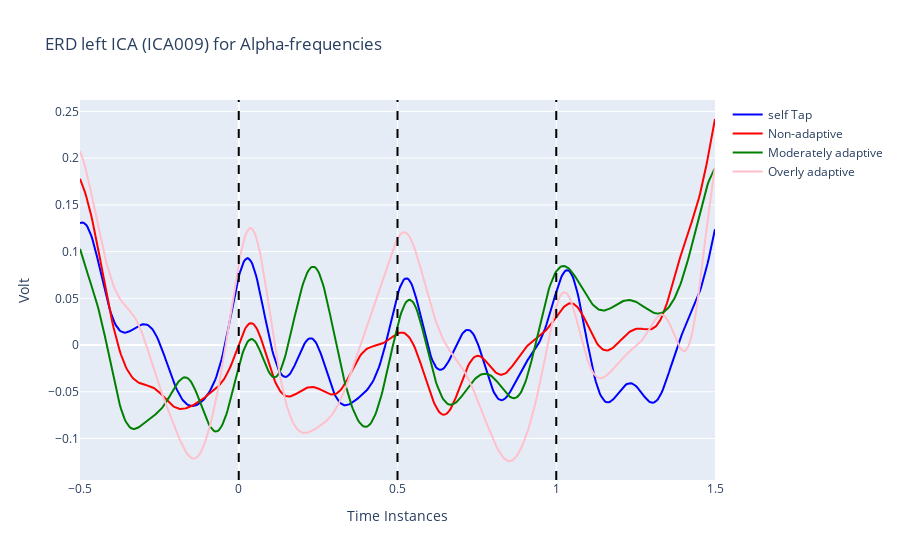
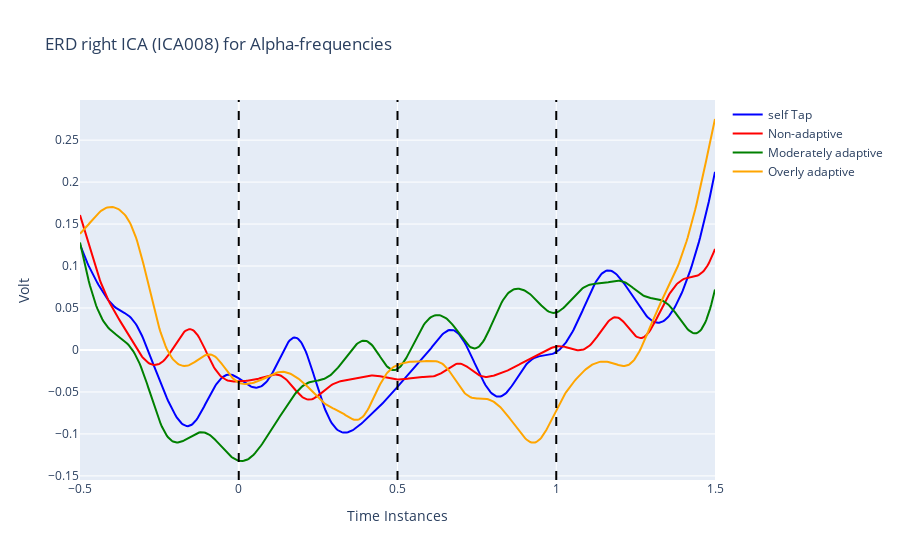
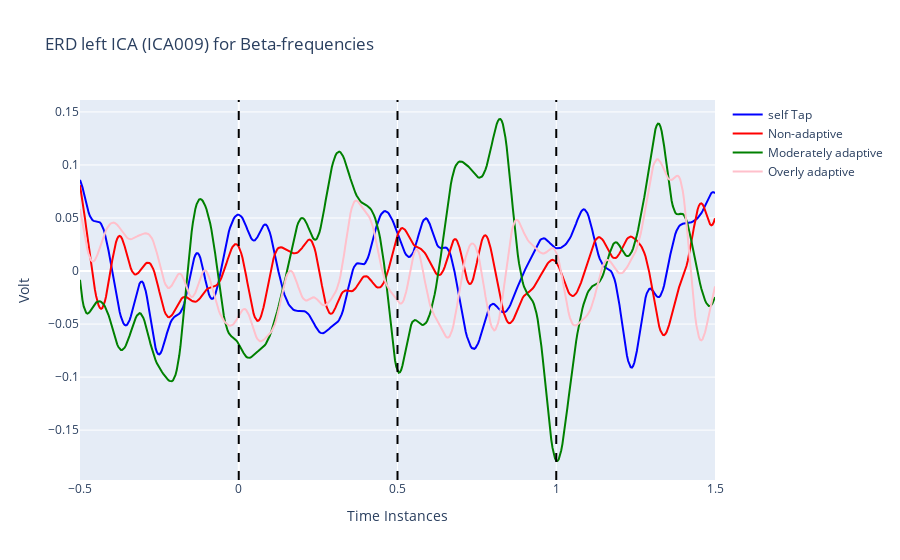
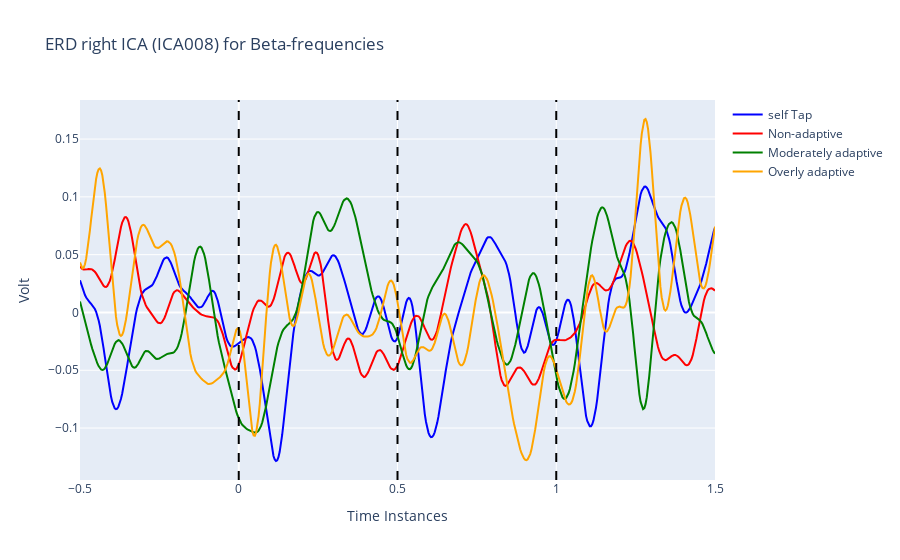

The code cell stored with these charts, in order, in its notebook:
### Code cell
import plotly.graph_objs as go

def plotERDS(Erdslist):
    # Unpack the ERDs data from the list
    alpha = [data[0] for data in Erdslist]
    beta = [data[1] for data in Erdslist]
    
    t1 = np.linspace(-0.5, 1.5, 513)  # time-axis

    # Plot 1: ICA Left Alpha
    fig1 = go.Figure()
    fig1.add_trace(go.Scatter(x=t1, y=alpha[0].data[1,0,:], mode='lines', name='self Tap', line=dict(color='blue')))
    fig1.add_trace(go.Scatter(x=t1, y=alpha[1].data[1,0,:], mode='lines', name='Non-adaptive', line=dict(color='red')))
    fig1.add_trace(go.Scatter(x=t1, y=alpha[2].data[1,0,:], mode='lines', name='Moderately adaptive', line=dict(color='green')))
    fig1.add_trace(go.Scatter(x=t1, y=alpha[3].data[1,0,:], mode='lines', name='Overly adaptive', line=dict(color='pink')))
    fig1.update_layout(title='ERD left ICA (ICA009) for Alpha-frequencies',
                       xaxis_title='Time Instances', yaxis_title='Volt')
    fig1.add_vline(x=0, line_dash="dash", line_color="black")
    fig1.add_vline(x=0.5, line_dash="dash", line_color="black")
    fig1.add_vline(x=1, line_dash="dash", line_color="black")
    fig1.show()

    # Plot 2: ICA Right Alpha
    fig2 = go.Figure()
    fig2.add_trace(go.Scatter(x=t1, y=alpha[0].data[0,0,:], mode='lines', name='self Tap', line=dict(color='blue')))
    fig2.add_trace(go.Scatter(x=t1, y=alpha[1].data[0,0,:], mode='lines', name='Non-adaptive', line=dict(color='red')))
    fig2.add_trace(go.Scatter(x=t1, y=alpha[2].data[0,0,:], mode='lines', name='Moderately adaptive', line=dict(color='green')))
    fig2.add_trace(go.Scatter(x=t1, y=alpha[3].data[0,0,:], mode='lines', name='Overly adaptive', line=dict(color='orange')))
    fig2.update_layout(title='ERD right ICA (ICA008) for Alpha-frequencies',
                       xaxis_title='Time Instances', yaxis_title='Volt')
    fig2.add_vline(x=0, line_dash="dash", line_color="black")
    fig2.add_vline(x=0.5, line_dash="dash", line_color="black")
    fig2.add_vline(x=1, line_dash="dash", line_color="black")
    fig2.show()

    # Plot 3: ICA Left Beta
    fig3 = go.Figure()
    fig3.add_trace(go.Scatter(x=t1, y=beta[0].data[1,0,:], mode='lines', name='self Tap', line=dict(color='blue')))
    fig3.add_trace(go.Scatter(x=t1, y=beta[1].data[1,0,:], mode='lines', name='Non-adaptive', line=dict(color='red')))
    fig3.add_trace(go.Scatter(x=t1, y=beta[2].data[1,0,:], mode='lines', name='Moderately adaptive', line=dict(color='green')))
    fig3.add_trace(go.Scatter(x=t1, y=beta[3].data[1,0,:], mode='lines', name='Overly adaptive', line=dict(color='pink')))
    fig3.update_layout(title='ERD left ICA (ICA009) for Beta-frequencies',
                       xaxis_title='Time Instances', yaxis_title='Volt')
    fig3.add_vline(x=0, line_dash="dash", line_color="black")
    fig3.add_vline(x=0.5, line_dash="dash", line_color="black")
    fig3.add_vline(x=1, line_dash="dash", line_color="black")
    fig3.show()

    # Plot 4: ICA Right Beta
    fig4 = go.Figure()
    fig4.add_trace(go.Scatter(x=t1, y=beta[0].data[0,0,:], mode='lines', name='self Tap', line=dict(color='blue')))
    fig4.add_trace(go.Scatter(x=t1, y=beta[1].data[0,0,:], mode='lines', name='Non-adaptive', line=dict(color='red')))
    fig4.add_trace(go.Scatter(x=t1, y=beta[2].data[0,0,:], mode='lines', name='Moderately adaptive', line=dict(color='green')))
    fig4.add_trace(go.Scatter(x=t1, y=beta[3].data[0,0,:], mode='lines', name='Overly adaptive', line=dict(color='orange')))
    fig4.update_layout(title='ERD right ICA (ICA008) for Beta-frequencies',
                       xaxis_title='Time Instances', yaxis_title='Volt')
    fig4.add_vline(x=0, line_dash="dash", line_color="black")
    fig4.add_vline(x=0.5, line_dash="dash", line_color="black")
    fig4.add_vline(x=1, line_dash="dash", line_color="black")
    fig4.show()

plotERDS(ERDS_all_new)

### Figure 1 — Plotly figure (JSON) as saved in the notebook; plotly's stock layout.template omitted (floating-point values rounded to 4 significant figures; data arrays with more than 128 entries replaced by an {"elided": "..."} marker saying what was removed)
{"data": [{"line": {"color": "blue"}, "mode": "lines", "name": "self Tap", "type": "scatter", "x": {"elided": "513 float values"}, "y": {"elided": "513 float values"}}, {"line": {"color": "red"}, "mode": "lines", "name": "Non-adaptive", "type": "scatter", "x": {"elided": "513 float values"}, "y": {"elided": "513 float values"}}, {"line": {"color": "green"}, "mode": "lines", "name": "Moderately adaptive", "type": "scatter", "x": {"elided": "513 float values"}, "y": {"elided": "513 float values"}}, {"line": {"color": "pink"}, "mode": "lines", "name": "Overly adaptive", "type": "scatter", "x": {"elided": "513 float values"}, "y": {"elided": "513 float values"}}], "layout": {"shapes": [{"line": {"color": "black", "dash": "dash"}, "type": "line", "x0": 0, "x1": 0, "xref": "x", "y0": 0, "y1": 1, "yref": "y domain"}, {"line": {"color": "black", "dash": "dash"}, "type": "line", "x0": 0.5, "x1": 0.5, "xref": "x", "y0": 0, "y1": 1, "yref": "y domain"}, {"line": {"color": "black", "dash": "dash"}, "type": "line", "x0": 1, "x1": 1, "xref": "x", "y0": 0, "y1": 1, "yref": "y domain"}], "title": {"text": "ERD left ICA (ICA009) for Alpha-frequencies"}, "xaxis": {"title": {"text": "Time Instances"}}, "yaxis": {"title": {"text": "Volt"}}}}

### Figure 2 — Plotly figure (JSON) as saved in the notebook; plotly's stock layout.template omitted (floating-point values rounded to 4 significant figures; data arrays with more than 128 entries replaced by an {"elided": "..."} marker saying what was removed)
{"data": [{"line": {"color": "blue"}, "mode": "lines", "name": "self Tap", "type": "scatter", "x": {"elided": "513 float values"}, "y": {"elided": "513 float values"}}, {"line": {"color": "red"}, "mode": "lines", "name": "Non-adaptive", "type": "scatter", "x": {"elided": "513 float values"}, "y": {"elided": "513 float values"}}, {"line": {"color": "green"}, "mode": "lines", "name": "Moderately adaptive", "type": "scatter", "x": {"elided": "513 float values"}, "y": {"elided": "513 float values"}}, {"line": {"color": "orange"}, "mode": "lines", "name": "Overly adaptive", "type": "scatter", "x": {"elided": "513 float values"}, "y": {"elided": "513 float values"}}], "layout": {"shapes": [{"line": {"color": "black", "dash": "dash"}, "type": "line", "x0": 0, "x1": 0, "xref": "x", "y0": 0, "y1": 1, "yref": "y domain"}, {"line": {"color": "black", "dash": "dash"}, "type": "line", "x0": 0.5, "x1": 0.5, "xref": "x", "y0": 0, "y1": 1, "yref": "y domain"}, {"line": {"color": "black", "dash": "dash"}, "type": "line", "x0": 1, "x1": 1, "xref": "x", "y0": 0, "y1": 1, "yref": "y domain"}], "title": {"text": "ERD right ICA (ICA008) for Alpha-frequencies"}, "xaxis": {"title": {"text": "Time Instances"}}, "yaxis": {"title": {"text": "Volt"}}}}

### Figure 3 — Plotly figure (JSON) as saved in the notebook; plotly's stock layout.template omitted (floating-point values rounded to 4 significant figures; data arrays with more than 128 entries replaced by an {"elided": "..."} marker saying what was removed)
{"data": [{"line": {"color": "blue"}, "mode": "lines", "name": "self Tap", "type": "scatter", "x": {"elided": "513 float values"}, "y": {"elided": "513 float values"}}, {"line": {"color": "red"}, "mode": "lines", "name": "Non-adaptive", "type": "scatter", "x": {"elided": "513 float values"}, "y": {"elided": "513 float values"}}, {"line": {"color": "green"}, "mode": "lines", "name": "Moderately adaptive", "type": "scatter", "x": {"elided": "513 float values"}, "y": {"elided": "513 float values"}}, {"line": {"color": "pink"}, "mode": "lines", "name": "Overly adaptive", "type": "scatter", "x": {"elided": "513 float values"}, "y": {"elided": "513 float values"}}], "layout": {"shapes": [{"line": {"color": "black", "dash": "dash"}, "type": "line", "x0": 0, "x1": 0, "xref": "x", "y0": 0, "y1": 1, "yref": "y domain"}, {"line": {"color": "black", "dash": "dash"}, "type": "line", "x0": 0.5, "x1": 0.5, "xref": "x", "y0": 0, "y1": 1, "yref": "y domain"}, {"line": {"color": "black", "dash": "dash"}, "type": "line", "x0": 1, "x1": 1, "xref": "x", "y0": 0, "y1": 1, "yref": "y domain"}], "title": {"text": "ERD left ICA (ICA009) for Beta-frequencies"}, "xaxis": {"title": {"text": "Time Instances"}}, "yaxis": {"title": {"text": "Volt"}}}}

### Figure 4 — Plotly figure (JSON) as saved in the notebook; plotly's stock layout.template omitted (floating-point values rounded to 4 significant figures; data arrays with more than 128 entries replaced by an {"elided": "..."} marker saying what was removed)
{"data": [{"line": {"color": "blue"}, "mode": "lines", "name": "self Tap", "type": "scatter", "x": {"elided": "513 float values"}, "y": {"elided": "513 float values"}}, {"line": {"color": "red"}, "mode": "lines", "name": "Non-adaptive", "type": "scatter", "x": {"elided": "513 float values"}, "y": {"elided": "513 float values"}}, {"line": {"color": "green"}, "mode": "lines", "name": "Moderately adaptive", "type": "scatter", "x": {"elided": "513 float values"}, "y": {"elided": "513 float values"}}, {"line": {"color": "orange"}, "mode": "lines", "name": "Overly adaptive", "type": "scatter", "x": {"elided": "513 float values"}, "y": {"elided": "513 float values"}}], "layout": {"shapes": [{"line": {"color": "black", "dash": "dash"}, "type": "line", "x0": 0, "x1": 0, "xref": "x", "y0": 0, "y1": 1, "yref": "y domain"}, {"line": {"color": "black", "dash": "dash"}, "type": "line", "x0": 0.5, "x1": 0.5, "xref": "x", "y0": 0, "y1": 1, "yref": "y domain"}, {"line": {"color": "black", "dash": "dash"}, "type": "line", "x0": 1, "x1": 1, "xref": "x", "y0": 0, "y1": 1, "yref": "y domain"}], "title": {"text": "ERD right ICA (ICA008) for Beta-frequencies"}, "xaxis": {"title": {"text": "Time Instances"}}, "yaxis": {"title": {"text": "Volt"}}}}
